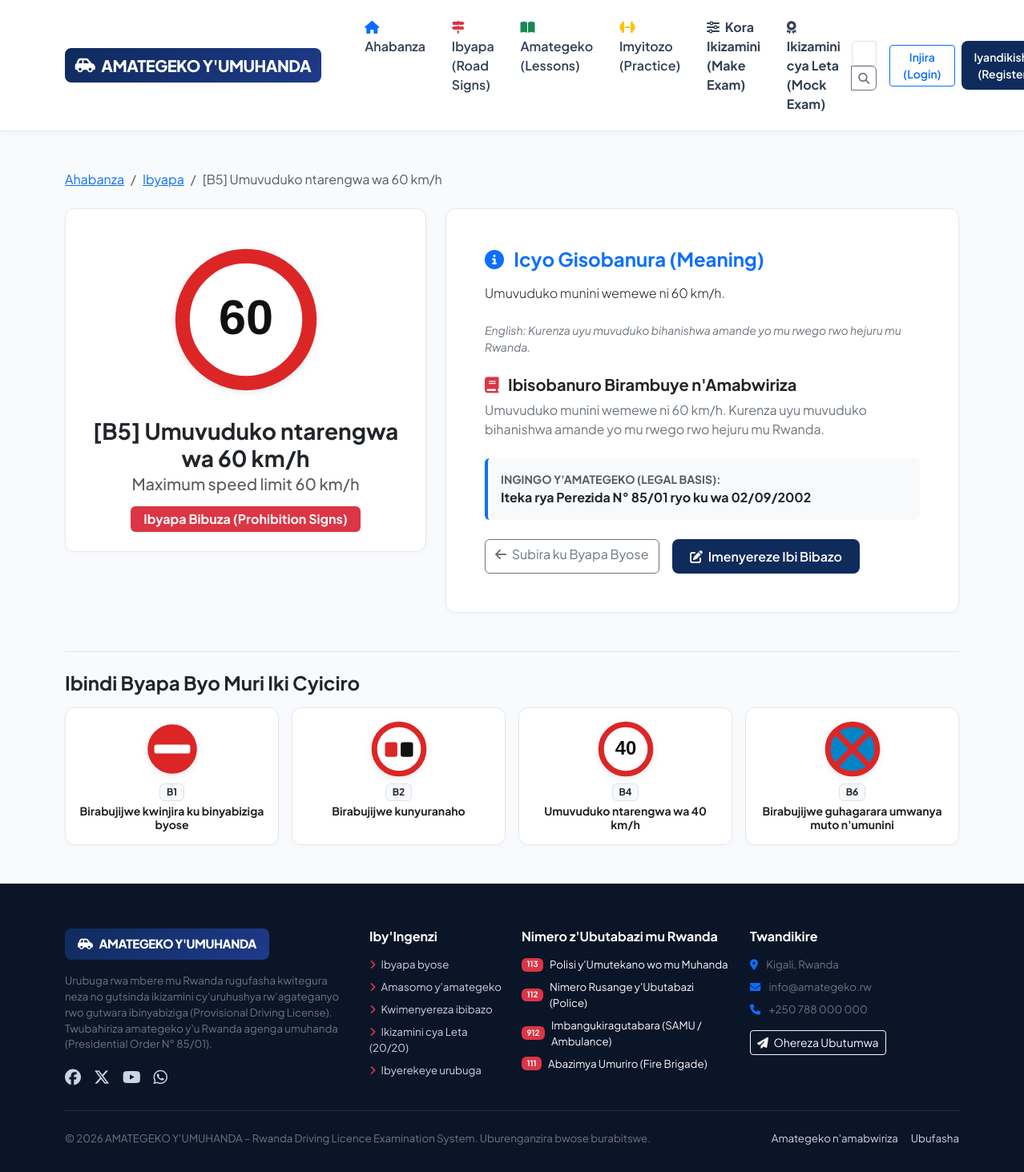
/curriculum/road-signs/B5/, run on the app's committed database.
### apps/curriculum/models.py (models this page shows, shortened)
class RoadSign(models.Model):
    SIGN_TYPES = [
        ('WARNING', 'Ibyapa Biburira (Warning Signs)'),
        ('PROHIBITION', 'Ibyapa Bibuza (Prohibition Signs)'),
        ('MANDATORY', 'Ibyapa Bitegeka (Mandatory Signs)'),
        ('INFORMATION', 'Ibyapa Bimenyesha (Information Signs)'),
        ('DIRECTION', "Ibyapa by'Icyerekezo (Direction Signs)"),
        ('TEMPORARY', "Ibyapa by'Agateganyo (Temporary Signs)"),
    ]
    sign_type = models.CharField(max_length=20, choices=SIGN_TYPES, verbose_name="Sign Type")
    code = models.CharField(max_length=20, unique=True, verbose_name="Sign Code (e.g., A1, B2a, C1)")
    name_rw = models.CharField(max_length=200, verbose_name="Izina ry'Icyapa (Kinyarwanda)")
    name_en = models.CharField(max_length=200, verbose_name="Sign Name (English)")
    meaning_rw = models.TextField(verbose_name="Icyo Gisobanura (Kinyarwanda)")
    meaning_en = models.TextField(verbose_name="Meaning (English)")
    explanation_rw = models.TextField(blank=True, verbose_name="Ibisobanuro Birambuye n'Amategeko")
    explanation_en = models.TextField(blank=True, verbose_name="Detailed Legal Explanation")
    legal_reference = models.CharField(
        max_length=200,
        blank=True,
        default="Iteka rya Perezida N° 85/01 ryo ku wa 02/09/2002",
        verbose_name="Ingingo y'Amategeko (Legal Article)"
    )
    svg_content = models.TextField(
        blank=True,
        help_text="Vector SVG code for crisp rendering across all screen sizes without asset loading issues"
    )
    image = models.ImageField(upload_to='road_signs/', blank=True, null=True, verbose_name="Uploaded Image")
    order = models.PositiveIntegerField(default=1)
    class Meta:
        ordering = ['sign_type', 'order', 'code']
        verbose_name = "Road Sign"
        verbose_name_plural = "Road Signs"

### apps/curriculum/views.py (the view)
# urls.py: path('road-signs/<str:code>/', views.road_sign_detail_view, name='road_sign_detail'),
def road_sign_detail_view(request, code):
    sign = get_object_or_404(RoadSign, code__iexact=code)
    related_signs = RoadSign.objects.filter(sign_type=sign.sign_type).exclude(id=sign.id)[:4]
    return render(request, 'curriculum/road_sign_detail.html', {
        'sign': sign,
        'related_signs': related_signs
    })

### apps/core/context_processors.py (called while the page is built)
def global_context(request):
    return {
        'site_categories': Category.objects.all().order_by('order'),
        'total_questions_count': Question.objects.filter(is_active=True).count(),
        'total_road_signs_count': RoadSign.objects.count(),
        'official_exam_questions': 20,
        'official_exam_duration': 20,
        'official_exam_pass_mark': 12,
    }

### templates/curriculum/road_sign_detail.html (shortened to what this page needs)
{% extends 'base.html' %}
{% block content %}
<div class="container py-5">
    <nav aria-label="breadcrumb" class="mb-4">
        <ol class="breadcrumb">
            <li class="breadcrumb-item"><a href="{% url 'core:home' %}">Ahabanza</a></li>
            <li class="breadcrumb-item"><a href="{% url 'curriculum:road_signs' %}">Ibyapa</a></li>
            <li class="breadcrumb-item active" aria-current="page">[{{ sign.code }}] {{ sign.name_rw }}</li>
        </ol>
    </nav>
    <div class="row g-4">
        <div class="col-lg-5">
            <div class="card card-custom p-4 text-center">
                <div class="sign-graphic-container my-4" style="width: 180px; height: 180px;">
                    {{ sign.svg_content|safe }}
                </div>
                <h3 class="fw-bold text-dark mt-2 mb-1">[{{ sign.code }}] {{ sign.name_rw }}</h3>
                <h5 class="text-muted mb-3">{{ sign.name_en }}</h5>
                <span class="badge bg-danger fs-6 px-3 py-2 align-self-center">{{ sign.get_sign_type_display }}</span>
            </div>
        </div>
        <div class="col-lg-7">
            <div class="card card-custom p-4 p-md-5">
                <h4 class="fw-bold text-primary mb-3">
                    <i class="fa-solid fa-circle-info me-2"></i> Icyo Gisobanura (Meaning)
                </h4>
                <p class="lead text-dark fs-6 mb-4">
                    {{ sign.meaning_rw }}
                </p>
                <p class="text-secondary small fst-italic mb-4">
                    English: {{ sign.meaning_en }}
                </p>
                <h5 class="fw-bold text-dark mb-2">
                    <i class="fa-solid fa-book me-2 text-danger"></i> Ibisobanuro Birambuye n'Amabwiriza
                </h5>
                <p class="text-secondary mb-4">
                    {{ sign.explanation_rw }}
                </p>
                <div class="p-3 rounded bg-light border-start border-4 border-primary mb-4">
                    <span class="small text-muted fw-bold d-block">INGINGO Y'AMATEGEKO (LEGAL BASIS):</span>
                    <span class="fw-bold text-dark">{{ sign.legal_reference }}</span>
                </div>
                <div class="d-flex gap-3">
                    <a href="{% url 'curriculum:road_signs' %}" class="btn btn-outline-secondary">
                        <i class="fa-solid fa-arrow-left me-1"></i> Subira ku Byapa Byose
                    </a>
                    <a href="{% url 'examinations:practice' %}?category=road-traffic-signs" class="btn btn-rw-primary">
                        <i class="fa-solid fa-pen-to-square me-1"></i> Imenyereze Ibi Bibazo
                    </a>
                </div>
            </div>
        </div>
    </div>
    {% if related_signs %}
    <div class="mt-5 pt-4 border-top">
        <h4 class="fw-bold text-dark mb-3">Ibindi Byapa Byo Muri Iki Cyiciro</h4>
        <div class="row g-3">
            {% for rel in related_signs %}
            <div class="col-6 col-md-3">
                <a href="{% url 'curriculum:road_sign_detail' rel.code %}" class="card card-custom p-3 text-center text-decoration-none h-100">
                    <div class="sign-graphic-container mb-2" style="width: 70px; height: 70px;">
                        {{ rel.svg_content|safe }}
                    </div>
                    <span class="badge bg-light text-dark border mb-1 align-self-center">{{ rel.code }}</span>
                    <h6 class="fw-bold text-dark mb-0 small">{{ rel.name_rw }}</h6>
                </a>
            </div>
            {% endfor %}
        </div>
    </div>
    {% endif %}
</div>
{% endblock %}

### templates/base.html (style rules this page uses)
:root { --primary-blue: #0f2b5c; --primary-accent: #1e40af; --rwanda-red: #dc2626; --rwanda-yellow: #f59e0b; --rwanda-green: #10b981; --slate-bg: #f8fafc; --card-border: #e2e8f0; --text-dark: #0f172a; --text-muted: #64748b; }
body { font-family: 'Plus Jakarta Sans', -apple-system, BlinkMacSystemFont, "Segoe UI", Roboto, sans-serif; background-color: var(--slate-bg); color: var(--text-dark); min-height: 100vh; display: flex; flex-direction: column; }
.btn-rw-primary { background-color: var(--primary-blue); color: #ffffff; font-weight: 600; border: none; border-radius: 8px; padding: 0.6rem 1.4rem; transition: all 0.2s; }
.card-custom { background: #ffffff; border: 1px solid var(--card-border); border-radius: 12px; box-shadow: 0 2px 8px rgba(0, 0, 0, 0.02); transition: transform 0.2s, box-shadow 0.2s; }
.sign-graphic-container { width: 90px; height: 90px; display: flex; align-items: center; justify-content: center; margin: 0 auto; }
.sign-graphic-container svg { width: 100%; height: 100%; filter: drop-shadow(0 2px 4px rgba(0,0,0,0.1)); }

### data on the page
RoadSign: code "B5", name_rw "Umuvuduko ntarengwa wa 60 km/h", svg_content "60", name_en "Maximum speed limit 60 km/h", sign_type "Ibyapa Bibuza (Prohibition Signs)", meaning_rw "Umuvuduko munini wemewe ni 60 km/h.", meaning_en "Kurenza uyu muvuduko bihanishwa amande yo mu rwego rwo hejuru mu Rwanda.", explanation_rw "Umuvuduko munini wemewe ni 60 km/h. Kurenza uyu muvuduko bihanishwa amande yo mu rwego rwo hejuru mu Rwanda.", legal_reference "Iteka rya Perezida N° 85/01 ryo ku wa 02/09/2002"
RoadSign: code "B1", name_rw "Birabujijwe kwinjira ku binyabiziga byose"
RoadSign: code "B2", name_rw "Birabujijwe kunyuranaho"
RoadSign: svg_content "40", code "B4", name_rw "Umuvuduko ntarengwa wa 40 km/h"
RoadSign: code "B6", name_rw "Birabujijwe guhagarara umwanya muto n'umunini"
